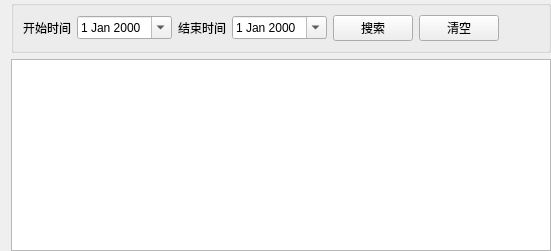
        <widget class="QWidget" name="log_p">
         <layout class="QVBoxLayout" name="verticalLayout_8">
          <property name="topMargin">
           <number>0</number>
          </property>
          <property name="rightMargin">
           <number>0</number>
          </property>
          <property name="bottomMargin">
           <number>0</number>
          </property>
          <item>
           <widget class="QGroupBox" name="groupBox_9">
            <property name="title">
             <string/>
            </property>
            <layout class="QGridLayout" name="gridLayout_6">
             <item row="0" column="0">
              <layout class="QHBoxLayout" name="horizontalLayout_18">
               <item>
                <widget class="QLabel" name="label_30">
                 <property name="text">
                  <string>开始时间</string>
                 </property>
                </widget>
               </item>
               <item>
                <widget class="QDateEdit" name="logStartime">
                 <property name="buttonSymbols">
                  <enum>QAbstractSpinBox::UpDownArrows</enum>
                 </property>
                 <property name="accelerated">
                  <bool>false</bool>
                 </property>
                 <property name="showGroupSeparator" stdset="0">
                  <bool>true</bool>
                 </property>
                 <property name="calendarPopup">
                  <bool>true</bool>
                 </property>
                </widget>
               </item>
               <item>
                <widget class="QLabel" name="label_31">
                 <property name="text">
                  <string>结束时间</string>
                 </property>
                </widget>
               </item>
               <item>
                <widget class="QDateEdit" name="logEndTime">
                 <property name="buttonSymbols">
                  <enum>QAbstractSpinBox::UpDownArrows</enum>
                 </property>
                 <property name="accelerated">
                  <bool>false</bool>
                 </property>
                 <property name="showGroupSeparator" stdset="0">
                  <bool>true</bool>
                 </property>
                 <property name="calendarPopup">
                  <bool>true</bool>
                 </property>
                </widget>
               </item>
               <item>
                <widget class="QPushButton" name="logSearchBtn">
                 <property name="text">
                  <string>搜索</string>
                 </property>
                </widget>
               </item>
               <item>
                <widget class="QPushButton" name="logResetBtn">
                 <property name="text">
                  <string>清空</string>
                 </property>
                </widget>
               </item>
               <item>
                <spacer name="horizontalSpacer_7">
                 <property name="orientation">
                  <enum>Qt::Horizontal</enum>
                 </property>
                 <property name="sizeHint" stdset="0">
                  <size>
                   <width>40</width>
                   <height>20</height>
                  </size>
                 </property>
                </spacer>
               </item>
              </layout>
             </item>
            </layout>
           </widget>
          </item>
          <item>
           <widget class="QTableWidget" name="logTable"/>
          </item>
         </layout>
        </widget>
